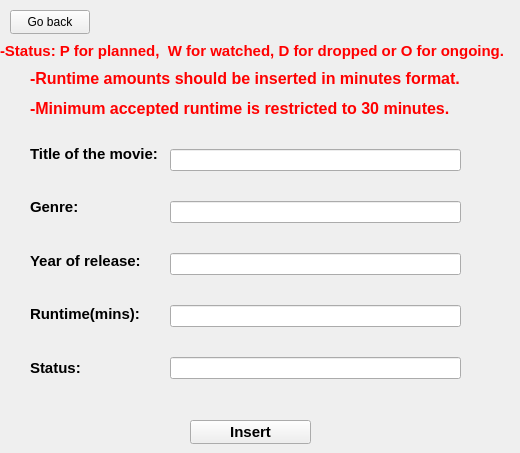
   <widget class="QWidget" name="movaddpage">
    <widget class="QLabel" name="label_10">
     <property name="geometry">
      <rect>
       <x>0</x>
       <y>40</y>
       <width>511</width>
       <height>21</height>
      </rect>
     </property>
     <property name="font">
      <font>
       <pointsize>11</pointsize>
       <bold>true</bold>
      </font>
     </property>
     <property name="styleSheet">
      <string notr="true">color: red</string>
     </property>
     <property name="text">
      <string>-Status: P for planned,  W for watched, D for dropped or O for ongoing.</string>
     </property>
    </widget>
    <widget class="QLabel" name="label_11">
     <property name="geometry">
      <rect>
       <x>30</x>
       <y>70</y>
       <width>441</width>
       <height>16</height>
      </rect>
     </property>
     <property name="font">
      <font>
       <pointsize>12</pointsize>
       <bold>true</bold>
      </font>
     </property>
     <property name="styleSheet">
      <string notr="true">color: red</string>
     </property>
     <property name="text">
      <string>-Runtime amounts should be inserted in minutes format.</string>
     </property>
    </widget>
    <widget class="QLabel" name="label_12">
     <property name="geometry">
      <rect>
       <x>30</x>
       <y>100</y>
       <width>441</width>
       <height>16</height>
      </rect>
     </property>
     <property name="font">
      <font>
       <pointsize>12</pointsize>
       <bold>true</bold>
      </font>
     </property>
     <property name="styleSheet">
      <string notr="true">color: red</string>
     </property>
     <property name="text">
      <string>-Minimum accepted runtime is restricted to 30 minutes.</string>
     </property>
    </widget>
    <widget class="QPushButton" name="movinsert">
     <property name="geometry">
      <rect>
       <x>190</x>
       <y>420</y>
       <width>121</width>
       <height>24</height>
      </rect>
     </property>
     <property name="font">
      <font>
       <pointsize>11</pointsize>
       <bold>true</bold>
      </font>
     </property>
     <property name="text">
      <string>Insert</string>
     </property>
    </widget>
    <widget class="QWidget" name="layoutWidget">
     <property name="geometry">
      <rect>
       <x>30</x>
       <y>130</y>
       <width>141</width>
       <height>261</height>
      </rect>
     </property>
     <layout class="QVBoxLayout" name="verticalLayout_4">
      <item>
       <widget class="QLabel" name="label_5">
        <property name="font">
         <font>
          <pointsize>11</pointsize>
          <bold>true</bold>
         </font>
        </property>
        <property name="text">
         <string>Title of the movie:</string>
        </property>
       </widget>
      </item>
      <item>
       <widget class="QLabel" name="label_6">
        <property name="font">
         <font>
          <pointsize>11</pointsize>
          <bold>true</bold>
         </font>
        </property>
        <property name="text">
         <string>Genre:</string>
        </property>
       </widget>
      </item>
      <item>
       <widget class="QLabel" name="label_7">
        <property name="font">
         <font>
          <pointsize>11</pointsize>
          <bold>true</bold>
         </font>
        </property>
        <property name="text">
         <string>Year of release:</string>
        </property>
       </widget>
      </item>
      <item>
       <widget class="QLabel" name="label_8">
        <property name="font">
         <font>
          <pointsize>11</pointsize>
          <bold>true</bold>
         </font>
        </property>
        <property name="text">
         <string>Runtime(mins):</string>
        </property>
       </widget>
      </item>
      <item>
       <widget class="QLabel" name="label_9">
        <property name="font">
         <font>
          <pointsize>11</pointsize>
          <bold>true</bold>
         </font>
        </property>
        <property name="text">
         <string>Status:</string>
        </property>
       </widget>
      </item>
     </layout>
    </widget>
    <widget class="QWidget" name="layoutWidget">
     <property name="geometry">
      <rect>
       <x>170</x>
       <y>125</y>
       <width>291</width>
       <height>281</height>
      </rect>
     </property>
     <layout class="QVBoxLayout" name="verticalLayout_5">
      <item>
       <widget class="QLineEdit" name="titleadd"/>
      </item>
      <item>
       <widget class="QLineEdit" name="genreadd"/>
      </item>
      <item>
       <widget class="QLineEdit" name="yearadd"/>
      </item>
      <item>
       <widget class="QLineEdit" name="timeadd"/>
      </item>
      <item>
       <widget class="QLineEdit" name="statadd"/>
      </item>
     </layout>
    </widget>
    <widget class="QPushButton" name="movbacc">
     <property name="geometry">
      <rect>
       <x>10</x>
       <y>10</y>
       <width>80</width>
       <height>24</height>
      </rect>
     </property>
     <property name="text">
      <string>Go back</string>
     </property>
    </widget>
   </widget>
